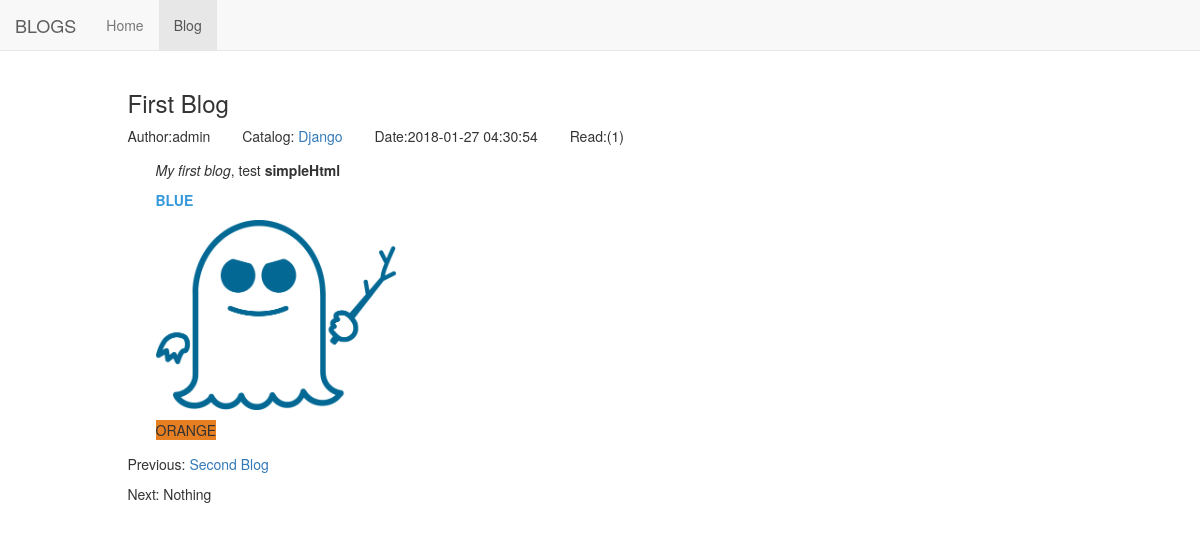
The page /blog/1 on the database its author committed.
### blog/models.py (models this page shows, shortened)
class Blog(models.Model):
    title = models.CharField(max_length=50)
    blog_type = models.ForeignKey(BlogType,on_delete=models.DO_NOTHING)
    content = RichTextUploadingField()#RichTextField()
    author = models.ForeignKey(User,on_delete=models.DO_NOTHING)
    readed_num = models.IntegerField(default=0)
    create_time = models.DateTimeField(auto_now_add=True)
    last_update_time = models.DateTimeField(auto_now=True) # previous is DateFiled modified
    class Meta:
        ordering= ['-create_time']

class BlogType(models.Model):
    type_name = models.CharField(max_length=50)
    def __str__(self): # for displaying in admin management
        return self.type_name

### blog/views.py (the view)
# urls.py: path('<int:blog_pk>',views.blog_detail,name="blog_detail"),
def blog_detail(request,blog_pk):
    context = {}
    blog=get_object_or_404(Blog,pk=blog_pk)
    if not request.COOKIES.get('blog_%s_readed' %blog_pk):
        blog.readed_num+=1
        blog.save()
    context['previous_blog'] =Blog.objects.filter(create_time__gt=blog.create_time).last()
    context['next_blog'] = Blog.objects.filter(create_time__lt=blog.create_time).first()
    context['blog']=blog
    response=render_to_response('blog/blog_detail.html',context)
    response.set_cookie('blog_%s_readed' %blog_pk,'true')
    return response

### blog/templates/blog/blog_detail.html (shortened to what this page needs)
{% extends 'base.html'%}
{% block nav_blog_active %}active{% endblock %}
{% load staticfiles %}
{% block header_extend %}
    <link rel="stylesheet" href="{% static 'blog.css' %}">
{% endblock %}
{% block content %}
    <div class="container">
        <div class="row">
            <div class="col-xs-10 col-xs-offset-1">
                <h3>{{blog.title}}</h3>
                <ul class="blog-info-description">
                    <li>Author:{{blog.author}}</li>
                    <li>Catalog:
                        <a href="{% url 'blogs_with_type' blog.blog_type.pk%}">
                            {{blog.blog_type}}
                        </a>
                    </li>
                    <li>Date:{{blog.create_time|date:"Y-m-d H:i:s"}}</li>
                    <li>Read:({{blog.readed_num}})</li>
                </ul>
                <div class="blog-content">{{blog.content|safe}}</div>
                <div class="blog-more">
                    <p>Previous:
                        {% if previous_blog %}
                            <a href="{% url 'blog_detail' previous_blog.pk %}">{{previous_blog.title}}</a>
                        {% else %}
                            Nothing
                        {% endif %}
                    </p>
                    <p>Next:
                        {% if next_blog %}
                            <a href="{% url 'blog_detail' next_blog.pk %}">{{next_blog.title}}</a>
                        {% else %}
                            Nothing
                        {% endif %}
                    </p>
                </div>
            </div>
        </div>
    </div>
{% endblock %}

### templates/base.html (shortened to what this page needs)
{% load staticfiles %}
<!DOCTYPE html>
<html lang="en"></html>
<head>
    <link rel="stylesheet" href="{% static 'base.css' %}">
    <link rel="stylesheet" href="{% static 'bootstrap-3.3.7/css/bootstrap.min.css' %}">
    {% block header_extend %} {% endblock %}
</head>
<body>
    <div class="navbar navbar-default navbar-fixed-top" role="navigation">
        <div class="container-fluid">
            <div class="navbar-header">
                    <a class="navbar-brand" href="{%url 'home'%}">
                            BLOGS
                    </a>
            </div>
                <div id="navbar-collapse" class="collapse navbar-collapse" >
                        <ul class="nav navbar-nav">
                                <li class="{% block nav_home_active %}{% endblock %}">
                                        <a href="{%url 'home'%}">Home</a>
                                </li>
                                <li class="{% block nav_blog_active %}{% endblock %}">
                                        <a href="{% url 'blog_list' %}">Blog</a>
                                </li>
                        </ul>
            </div>
        </div>
    </div>
    {% block content %}{% endblock %}
</body>
</html>

### static/base.css (style rules this page uses)
* { margin:0; padding:0; }
body { margin-top:70px!important; }

### blog/static/blog.css (style rules this page uses)
ul.blog-info-description { list-style-type :none; margin-bottom:1em; }
ul.blog-info-description li { display: inline-block; margin-right: 2em; }
div.blog-content { text-indent: 2em; }
div.blog-more { margin-top:1em; }

### rows shown on the page
Blog: title "First Blog", author "admin", blog_type "Django", create_time "2018-01-27 04:30:54", readed_num "1", content "My first blog , test simpleHtml BLUE ORANGE", content (picture)
Blog: title "Second Blog"
